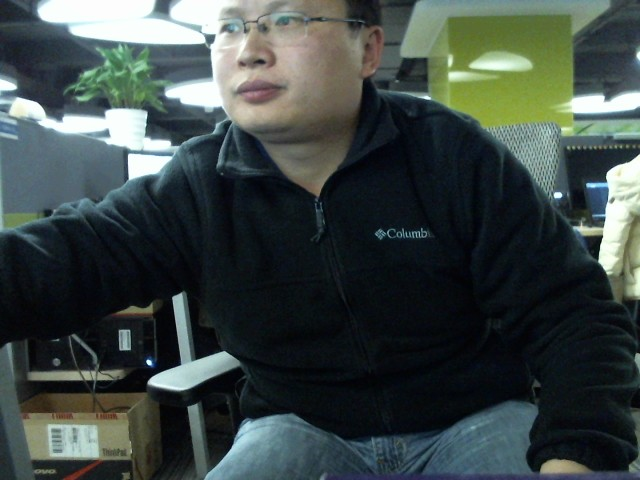
//> input picture Data/Left_Me.jpg, 640 x 480 px
$ ./StereoMatch ../Data/Left_Me.jpg ../Data/Right_Me.jpg   (built with g++ and OpenCV 4)
//> lines starting //> are read from the running program, lines starting //| are printed output that depends on the picture; after the words box and inside, x2 and y2 are one past the last pixel; in counts of white or black regions, pixels touching at a corner belong together
#include <stdio.h>
#include <string.h>
#include <vector>
#include <windows.h>

#include "opencv2/calib3d/calib3d.hpp"
#include "opencv2/imgproc/imgproc.hpp"
#include "opencv2/imgcodecs.hpp"
#include "opencv2/highgui/highgui.hpp"
#include "opencv2/core/utility.hpp"

using namespace cv;
using namespace std;

#define MAX_PATH 256

enum
{
    STEREO_BM   = 0,
    STEREO_SGBM = 1,
    STEREO_HH   = 2,
    STEREO_VAR  = 3
};

Mat g_disp;
Mat g_Q;

void SaveDisp(const char *filename, const Mat &mat);
void Gray2Color(CvMat *pGrayMat, CvMat *pColorMat);

// [87 lines left out: functions PrintHelp, SaveXYZ, AddFileList, AddFileList, not called in this run]

// Mouse event handler. Called automatically by OpenCV when the user clicks in the GUI window.
void OnMouse(int event, int x, int y, int, void*)
{
    // We only care about left-mouse clicks, not right-mouse clicks or mouse movement.
    if (event != CV_EVENT_LBUTTONDOWN)
        return;

    double q[4][4];
    Mat _Q(4, 4, CV_64F, q);
    g_Q.convertTo(_Q, CV_64F);

    // Benet: we should multiply 16, because disparity value is multiplied by 16. See bm->compute.
    double xc = ((x + q[0][3]) / (q[3][2] * g_disp.at<short>(y, x) + q[3][3])) * 16;
    double yc = ((y + q[1][3]) / (q[3][2] * g_disp.at<short>(y, x) + q[3][3])) * 16;
    double zc = ((q[2][3]) / (q[3][2] * g_disp.at<short>(y, x) + q[3][3])) * 16;

    printf("(%d, %d, %d): %f, %f, %f\n", x, y, g_disp.at<short>(y, x), xc, yc, zc);
}


int main(int argc, char **argv)
{
    char       strFileName[MAX_PATH];
    const char *algorithm_opt = "--algorithm=";
    const char *maxdisp_opt   = "--max-disparity=";
    const char *blocksize_opt = "--blocksize=";
    const char *nodisplay_opt = "--no-display";
    const char *scale_opt     = "--scale=";

    if (argc < 3)
    {
        PrintHelp();
        return 0;
    }

    const char    *leftFilename         = 0;
    const char    *rightFilename        = 0;
    const char    *intrinsic_filename   = 0;
    const char    *extrinsic_filename   = 0;
    const char    *disparity_filename   = 0;
    const char    *point_cloud_filename = 0;
    const char    *leftPrefix           = NULL;
    const char    *rightPrefix          = NULL;
    const char    *outputPath           = NULL;
    vector<char*> fileList1;
    vector<char*> fileList2;

    int   alg                 = STEREO_SGBM;
    int   SADWindowSize       = 0;
    int   numberOfDisparities = 0;
    bool  no_display          = false;
    float scale               = 1.f;
    char  *algorithmName;

    Ptr<StereoBM>   bm   = StereoBM::create(16, 9);
    Ptr<StereoSGBM> sgbm = StereoSGBM::create(0, 16, 3);

    for (int i = 1; i < argc; i++)
    {
        if (argv[i][0] != '-')
        {
            if (!leftFilename)
                leftFilename = argv[i];
            else
                rightFilename = argv[i];
        }
        else if (strncmp(argv[i], algorithm_opt, strlen(algorithm_opt)) == 0)
        {
            algorithmName = argv[i] + strlen(algorithm_opt);
            alg           = strcmp(algorithmName, "bm") == 0 ? STEREO_BM :
                            strcmp(algorithmName, "sgbm") == 0 ? STEREO_SGBM :
                            strcmp(algorithmName, "hh") == 0 ? STEREO_HH :
                            strcmp(algorithmName, "var") == 0 ? STEREO_VAR : -1;
            if (alg < 0)
            {
                printf("Command-line parameter error: Unknown stereo algorithm\n\n");
                PrintHelp();
                return -1;
            }
        }
        else if (strncmp(argv[i], maxdisp_opt, strlen(maxdisp_opt)) == 0)
        {
            if (sscanf(argv[i] + strlen(maxdisp_opt), "%d", &numberOfDisparities) != 1 ||
                numberOfDisparities < 1 || numberOfDisparities % 16 != 0)
            {
                printf("Command-line parameter error: The max disparity (--maxdisparity=<...>) must be a positive integer divisible by 16\n");
                PrintHelp();
                return -1;
            }
        }
        else if (strncmp(argv[i], blocksize_opt, strlen(blocksize_opt)) == 0)
        {
            if (sscanf(argv[i] + strlen(blocksize_opt), "%d", &SADWindowSize) != 1 ||
                SADWindowSize < 1 || SADWindowSize % 2 != 1)
            {
                printf("Command-line parameter error: The block size (--blocksize=<...>) must be a positive odd number\n");
                return -1;
            }
        }
        else if (strncmp(argv[i], scale_opt, strlen(scale_opt)) == 0)
        {
            if (sscanf(argv[i] + strlen(scale_opt), "%f", &scale) != 1 || scale < 0)
            {
                printf("Command-line parameter error: The scale factor (--scale=<...>) must be a positive floating-point number\n");
                return -1;
            }
        }
        else if (strcmp(argv[i], nodisplay_opt) == 0)
            no_display = true;
        else if (strcmp(argv[i], "-i") == 0)
            intrinsic_filename = argv[++i];
        else if (strcmp(argv[i], "-e") == 0)
            extrinsic_filename = argv[++i];
        else if (strcmp(argv[i], "-o") == 0)
            disparity_filename = argv[++i];
        else if (strcmp(argv[i], "-p") == 0)
            point_cloud_filename = argv[++i];
        else if (strcmp(argv[i], "--left") == 0)
        {
            leftPrefix = argv[++i];
        }
        else if (strcmp(argv[i], "--right") == 0)
        {
            rightPrefix = argv[++i];
        }
        else if (strcmp(argv[i], "--path") == 0)
        {
            outputPath = argv[++i];
        }
        else
        {
            printf("Command-line parameter error: unknown option %s\n", argv[i]);
            return -1;
        }
    }

    if ((!leftFilename || !rightFilename) &&
        (!leftPrefix || !rightPrefix))
    {
        printf("Command-line parameter error: both left and right images must be specified\n");
        return -1;
    }

    if ((intrinsic_filename != 0) ^ (extrinsic_filename != 0))
    {
        printf("Command-line parameter error: either both intrinsic and extrinsic parameters must be specified, or none of them (when the stereo pair is already rectified)\n");
        return -1;
    }

    if (extrinsic_filename == 0 && point_cloud_filename && outputPath)
    {
        printf("Command-line parameter error: extrinsic and intrinsic parameters must be specified to compute the point cloud\n");
        return -1;
    }

    if (leftFilename && rightFilename)
    {
        fileList1.push_back((char*)leftFilename);
        fileList2.push_back((char*)rightFilename);
    }
    else if (leftPrefix && rightPrefix)
    {
        AddFileList(leftPrefix, fileList1);
        AddFileList(rightPrefix, fileList2);
    }

    for (int i = 0; i < fileList1.size() && i < fileList2.size(); i++)
    {
        int color_mode = alg == STEREO_BM ? 0 : -1;
        Mat img1       = imread(fileList1.at(i), color_mode);
//> img1 is the input picture: 480 rows x 640 cols, CV_8UC3; mean B, G, R 68.6, 70.6, 60.5
        Mat img2       = imread(fileList2.at(i), color_mode);
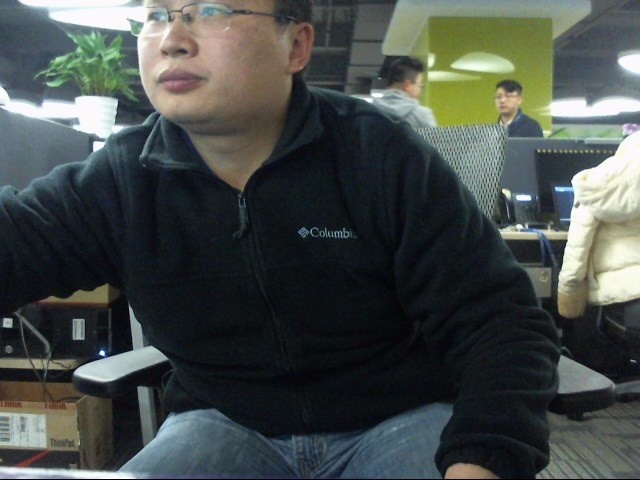
//> input picture Data/Right_Me.jpg, 640 x 480 px
//> img2 is the input picture: 480 rows x 640 cols, CV_8UC3; mean B, G, R 72.3, 75.3, 68.9

        if (img1.empty())
        {
            printf("Command-line parameter error: could not load the first input image file\n");
            return -1;
        }

        if (img2.empty())
        {
            printf("Command-line parameter error: could not load the second input image file\n");
            return -1;
        }

        if (scale != 1.f)
        {
            Mat temp1, temp2;
            int method = scale < 1 ? INTER_AREA : INTER_CUBIC;
            resize(img1, temp1, Size(), scale, scale, method);
            img1 = temp1;
            resize(img2, temp2, Size(), scale, scale, method);
            img2 = temp2;
        }

        Size img_size = img1.size();
//> img_size = Size(640, 480)

        Rect roi1, roi2;
        Mat  Q;

        if (intrinsic_filename)
        {
            // reading intrinsic parameters
            FileStorage fs(intrinsic_filename, FileStorage::READ);
            if (!fs.isOpened())
            {
                printf("Failed to open file %s\n", intrinsic_filename);
                return -1;
            }

            Mat M1, D1, M2, D2;
            fs["M1"] >> M1;
            fs["D1"] >> D1;
            fs["M2"] >> M2;
            fs["D2"] >> D2;

            M1 *= scale;
            M2 *= scale;

            fs.open(extrinsic_filename, FileStorage::READ);
            if (!fs.isOpened())
            {
                printf("Failed to open file %s\n", extrinsic_filename);
                return -1;
            }

            Mat R, T, R1, P1, R2, P2;
            fs["R"] >> R;
            fs["T"] >> T;

            if (R.cols == 1 && R.rows == 3)
            {
                Rodrigues(R, R);
            }

            stereoRectify(M1, D1, M2, D2, img_size, R, T, R1, R2, P1, P2, Q, CALIB_ZERO_DISPARITY, -1, img_size, &roi1, &roi2);

            Mat map11, map12, map21, map22;
            initUndistortRectifyMap(M1, D1, R1, P1, img_size, CV_16SC2, map11, map12);
            initUndistortRectifyMap(M2, D2, R2, P2, img_size, CV_16SC2, map21, map22);

            Mat img1r, img2r;
            remap(img1, img1r, map11, map12, INTER_LINEAR);
            remap(img2, img2r, map21, map22, INTER_LINEAR);

            img1 = img1r;
            img2 = img2r;

            g_Q = Q;
        }

        numberOfDisparities = numberOfDisparities > 0 ? numberOfDisparities : ((img_size.width / 8) + 15) & - 16;
//> numberOfDisparities = 80

        bm->setROI1(roi1);
        bm->setROI2(roi2);
        bm->setPreFilterCap(31);
        bm->setBlockSize(SADWindowSize > 0 ? SADWindowSize : 9);
        bm->setMinDisparity(-16);
        bm->setNumDisparities(numberOfDisparities);
        bm->setTextureThreshold(10);
        bm->setUniquenessRatio(15);
        bm->setSpeckleWindowSize(100);
        bm->setSpeckleRange(32);
        bm->setDisp12MaxDiff(1);

        sgbm->setPreFilterCap(63);
        int sgbmWinSize = SADWindowSize > 0 ? SADWindowSize : 3;
        sgbm->setBlockSize(sgbmWinSize);

        int cn = img1.channels();
//> cn = 3

        sgbm->setP1(8 * cn * sgbmWinSize * sgbmWinSize);
        sgbm->setP2(32 * cn * sgbmWinSize * sgbmWinSize);
        sgbm->setMinDisparity(0);
        sgbm->setNumDisparities(numberOfDisparities);
        sgbm->setUniquenessRatio(10);
        sgbm->setSpeckleWindowSize(100);
        sgbm->setSpeckleRange(32);
        sgbm->setDisp12MaxDiff(1);
        sgbm->setMode(alg == STEREO_HH ? StereoSGBM::MODE_HH : StereoSGBM::MODE_SGBM);

        Mat disp;
        Mat disp8;
        // Mat img1p, img2p, dispp;
        // copyMakeBorder(img1, img1p, 0, 0, numberOfDisparities, 0, IPL_BORDER_REPLICATE);
        // copyMakeBorder(img2, img2p, 0, 0, numberOfDisparities, 0, IPL_BORDER_REPLICATE);

        int64 t = getTickCount();

        if (alg == STEREO_BM)
        {
            bm->compute(img1, img2, disp);
        }
        else if (alg == STEREO_SGBM || alg == STEREO_HH)
        {
            sgbm->compute(img1, img2, disp);
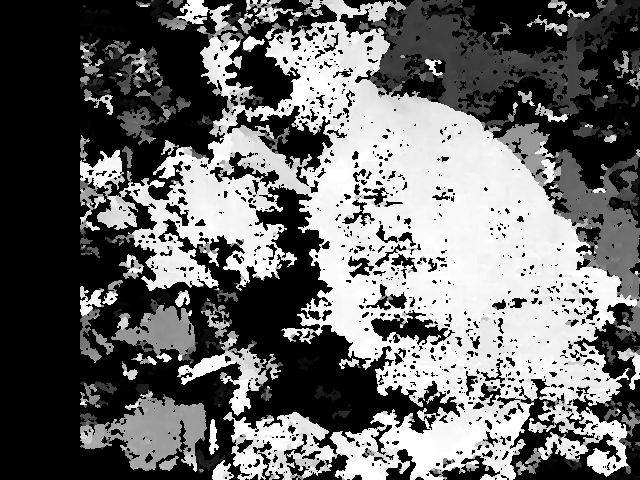
//> disp: 480 rows x 640 cols, CV_16SC1; min -16, max 1264, mean 509.2; drawn with min black and max white
        }

        g_disp = disp;

        t = getTickCount() - t;
        printf("#%d---Time elapsed: %fms\n", i, t * 1000 / getTickFrequency());

        // disp = dispp.colRange(numberOfDisparities, img1p.cols);
        if (alg != STEREO_VAR)
            disp.convertTo(disp8, CV_8U, 255 / (numberOfDisparities * 16.));
        else
            disp.convertTo(disp8, CV_8U);

        // benet-add for matlab display
        // if (disparity_filename)
        // {
        //    printf("Q Matrix: 0x%X\n", Q.type());
        //    printf("%f %f %f %f\n", Q.at<double>(0, 0), Q.at<double>(0, 1), Q.at<double>(0, 2), Q.at<double>(0, 3));
        //    printf("%f %f %f %f\n", Q.at<double>(1, 0), Q.at<double>(1, 1), Q.at<double>(1, 2), Q.at<double>(1, 3));
        //    printf("%f %f %f %f\n", Q.at<double>(2, 0), Q.at<double>(2, 1), Q.at<double>(2, 2), Q.at<double>(2, 3));
        //    printf("%f %f %f %f\n", Q.at<double>(3, 0), Q.at<double>(3, 1), Q.at<double>(3, 2), Q.at<double>(3, 3));
        //    SaveDisp(disparity_filename, disp);
        // }

        if (!no_display)
        {
            namedWindow("left", 1);
            imshow("left", img1);
            namedWindow("right", 1);
            imshow("right", img2);
            namedWindow("disparity", 0);
            imshow("disparity", disp8);

            // Get OpenCV to automatically call my "onMouse()" function when the user clicks in the GUI window.
            setMouseCallback("disparity", OnMouse, 0);

            printf("press any key to continue...");
            fflush(stdout);
            waitKey();
//> the left mouse button is pressed and released at (160, 120)
//> in OnMouse, `double xc = ((x + q[0][3]) / (q[3][2] * g_disp.at<short>(y, x) + q[3][..`: xc = inf
//> in OnMouse, `double zc = ((q[2][3]) / (q[3][2] * g_disp.at<short>(y, x) + q[3][3]))..`: zc = nan
//| (160, 120, 396): inf, inf, -nan
//> the left mouse button is pressed and released at (480, 120)
//| (480, 120, -16): inf, inf, -nan
//> the left mouse button is pressed and released at (480, 360)
//| (480, 360, 1188): inf, inf, -nan
//> the left mouse button is pressed and released at (160, 360)
//| (160, 360, -16): inf, inf, -nan
            printf("\n");
        }

        memset(strFileName, 0, MAX_PATH);
        sprintf(strFileName, "%s_disp_%s.jpg", fileList1.at(i), algorithmName);
        imwrite(strFileName, disp8);

        // if (point_cloud_filename)
        // {
        //    printf("storing the point cloud...");
        //    fflush(stdout);
        //    Mat xyz;
        //    reprojectImageTo3D(disp, xyz, Q, true);
        //    SaveXYZ(point_cloud_filename, xyz);
        //    printf("\n");
        // }

        CvMat *pColorMat = cvCreateMat(disp8.rows, disp8.cols, CV_8UC3);
        CvMat grayMat    = disp8;
        Gray2Color(&grayMat, pColorMat);
        memset(strFileName, 0, MAX_PATH);
        sprintf(strFileName, "%s_color_%s.jpg", fileList1.at(i), algorithmName);
        Mat colorMat1 = Mat(pColorMat->rows, pColorMat->cols, CV_8UC3, pColorMat->data.ptr);
        imwrite(strFileName, colorMat1);
        cvReleaseMat(&pColorMat);
    }

    for (int i = 0; i < fileList1.size(); i++)
    {
        char *p = fileList1.at(i);
        if (p)
        {
            free(p);
        }
    }

    for (int i = 0; i < fileList2.size(); i++)
    {
        char *p = fileList2.at(i);
        if (p)
        {
            free(p);
        }
    }

    fileList1.clear();
    fileList2.clear();

    return 0;
}

// [18 lines left out: function SaveDisp, not called in this run]

void Gray2Color(CvMat *pGrayMat, CvMat *pColorMat)
{
    if (pColorMat)
        cvZero(pColorMat);

    int stype = CV_MAT_TYPE(pGrayMat->type), dtype = CV_MAT_TYPE(pColorMat->type);
//> stype = 0; dtype = 16
    int rows  = pGrayMat->rows, cols = pGrayMat->cols;
//> rows = 480; cols = 640

    // 判断输入的灰度图和输出的伪彩色图是否大小相同、格式是否符合要求
    if (CV_ARE_SIZES_EQ(pGrayMat, pColorMat) && stype == CV_8UC1 && dtype == CV_8UC3)
    {
        CvMat *red   = cvCreateMat(pGrayMat->rows, pGrayMat->cols, CV_8U);
        CvMat *green = cvCreateMat(pGrayMat->rows, pGrayMat->cols, CV_8U);
        CvMat *blue  = cvCreateMat(pGrayMat->rows, pGrayMat->cols, CV_8U);
        CvMat *mask  = cvCreateMat(pGrayMat->rows, pGrayMat->cols, CV_8U);

        // 计算各彩色通道的像素值
        cvSubRS(pGrayMat, cvScalar(255), blue); // blue(I) = 255 - gray(I)
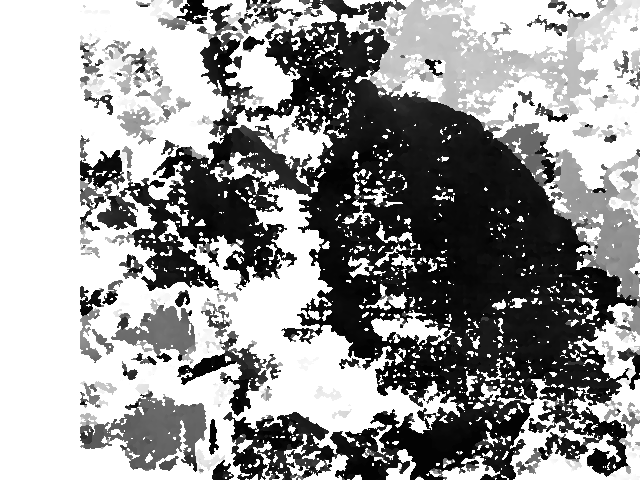
//> blue: 480 rows x 640 cols, CV_8UC1; min 3, max 255, mean 152
        cvCopy(pGrayMat, red);                  // red(I) = gray(I)
        cvCopy(pGrayMat, green);                // green(I) = gray(I),if gray(I) < 128
        cvCmpS(green, 128, mask, CV_CMP_GE);    // green(I) = 255 - gray(I), if gray(I) >= 128
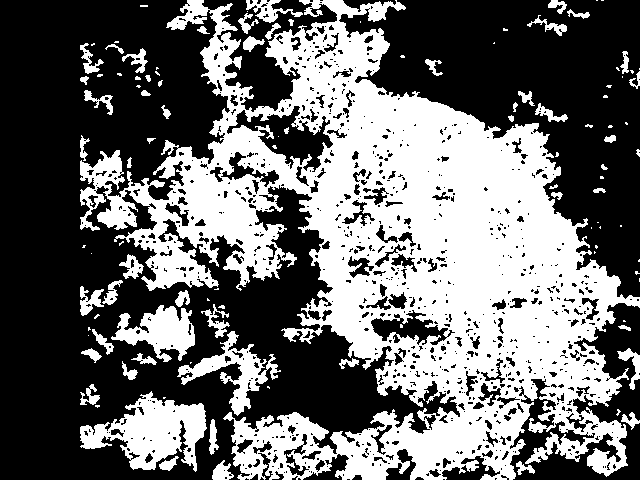
//> mask: 480 rows x 640 cols, CV_8UC1; 42.2% white; 111 white regions (54 under 20 px), largest, box (x1, y1, x2, y2) and area: (80, 0, 640, 480) 112246, (80, 391, 207, 472) 5086, (111, 305, 195, 362) 2461
        cvSubRS(green, cvScalar(255), green, mask);
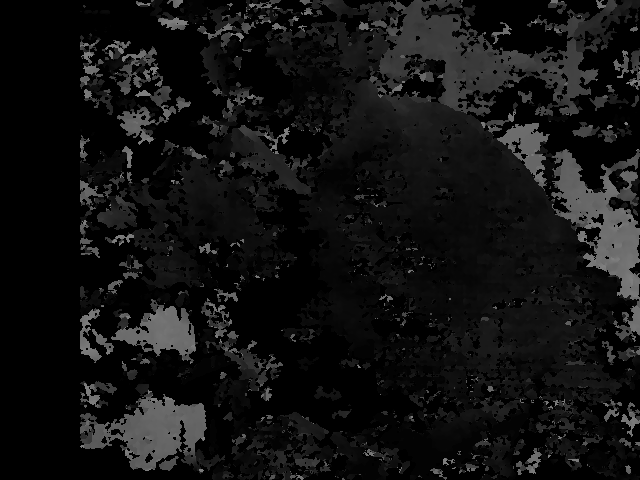
//> green: 480 rows x 640 cols, CV_8UC1; min 0, max 127, mean 17.9
        cvConvertScale(green, green, 2.0, 0.0);
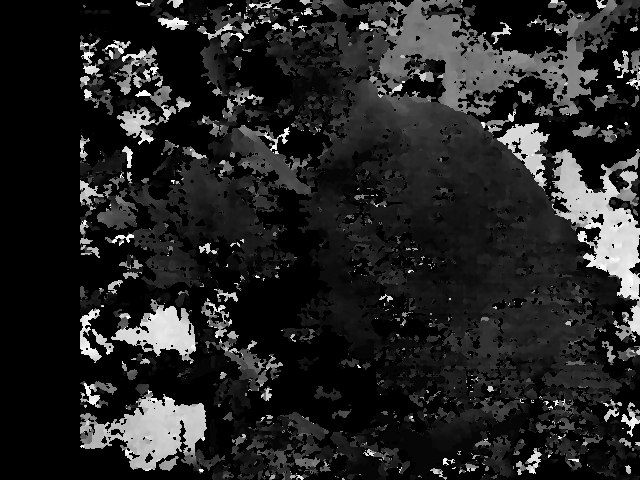
//> green: 480 rows x 640 cols, CV_8UC1; min 0, max 254, mean 35.8

        // 合成伪彩色图
        cvMerge(blue, green, red, NULL, pColorMat);
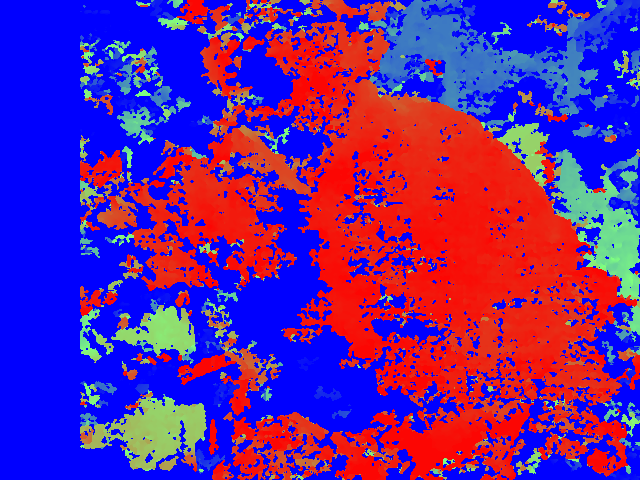
//> pColorMat: 480 rows x 640 cols, CV_8UC3; mean B, G, R 152, 35.8, 103
//> (the run ends here: the program stops with an error, at `free(p);`)
